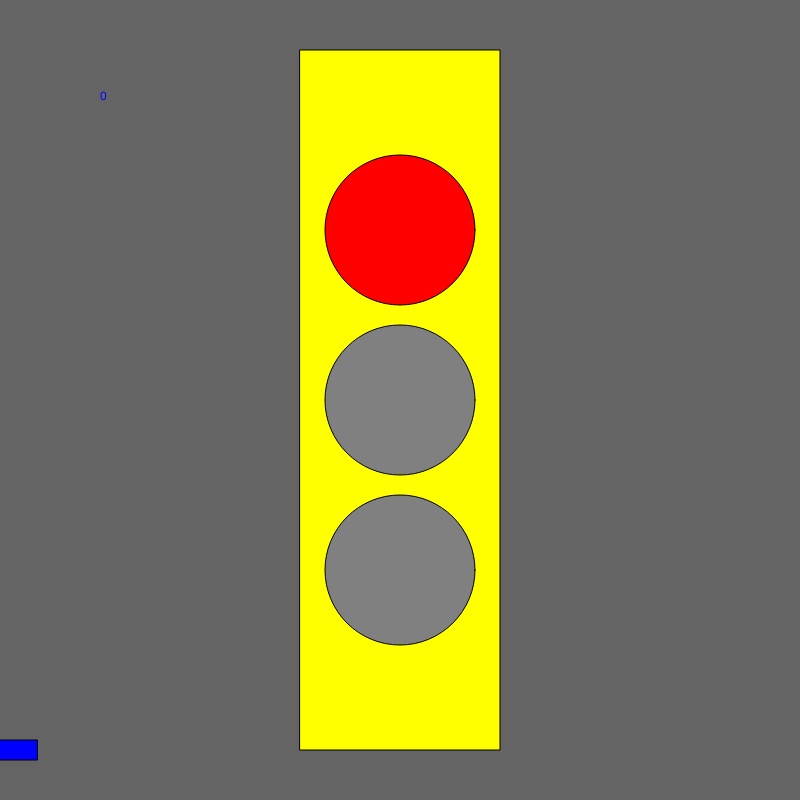
Frame 1 (no input)
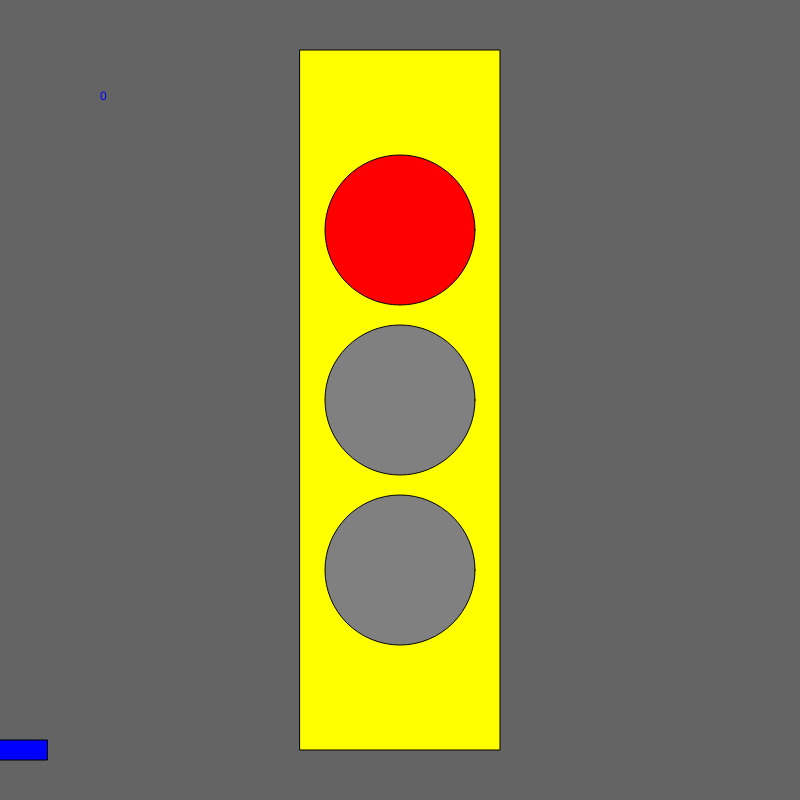
Frame 60 (no input)
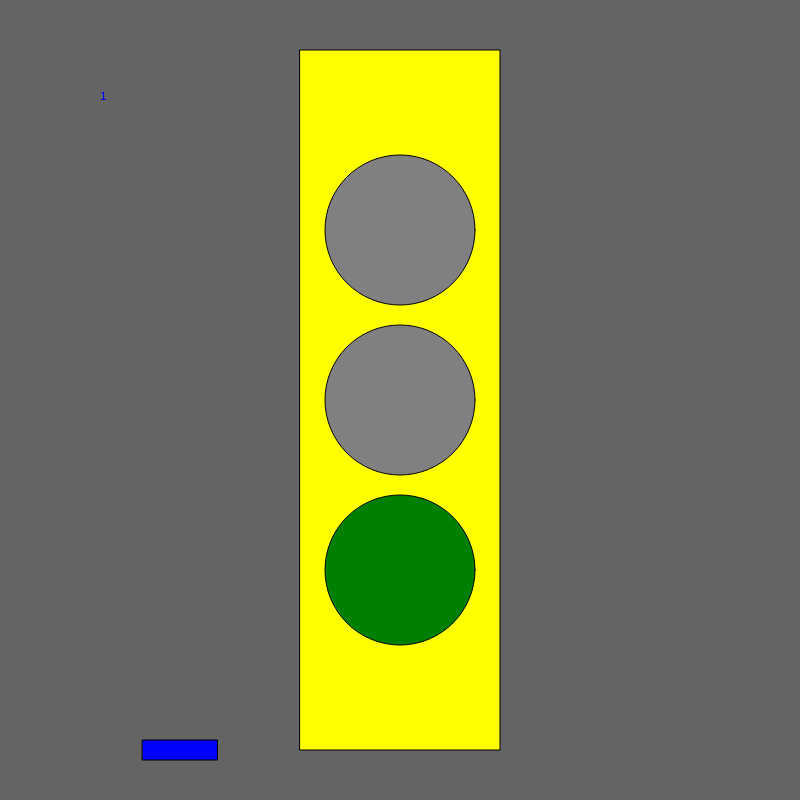
Frame 120 (the mouse pressed at the canvas centre since frame 60)

The p5.js sketch that drew these frames (run headless with seeded random() and noise() and a simulated clock; from frame 60 on, the mouse is pressed at the canvas centre):

// p5.js sketch
// ── sketch.js
let state=0;
let timer=0;
let x=0;
let velocity=10;
function setup() {
  createCanvas(800, 800);
  ellipseMode(CENTER);
  rectMode(CENTER);
}

function draw() {
  background(100);
  fill("yellow");
  rect(width/2,height/2,200,700);
  //car
  fill("blue");
rect(x,750,75,20);
x=x+velocity;
if(x>width){
  x=0;
}
//stop
switch(state) {
  case 0:
  text("0",100,100);
  fill("red");
  ellipse(width/2,height/2-170,150,150);
  fill("grey");
  ellipse(width/2,height/2,150,150);
  ellipse(width/2,height/2+170,150,150);
  velocity=0;
    break;
    case 1:
    text("1",100,100);
    fill("grey");
    ellipse(width/2,height/2-170,150,150);
    ellipse(width/2,height/2,150,150);
    fill("green");
    ellipse(width/2,height/2+170,150,150);
    velocity=10;
      break;
      case 2:
      text("2",100,100);
      fill("grey");
      ellipse(width/2,height/2-170,150,150);
      fill("yellow");
      ellipse(width/2,height/2,150,150);
      fill("grey");
      ellipse(width/2,height/2+170,150,150);
      velocity=5;
        break;
}
timer = timer +1;
if (timer>100){
  timer=0;
  state++;
  if(state>2) state=0;
}
}
